Frame 1 (no input): blank canvas, image omitted
Frame 60 (no input): blank canvas, image omitted
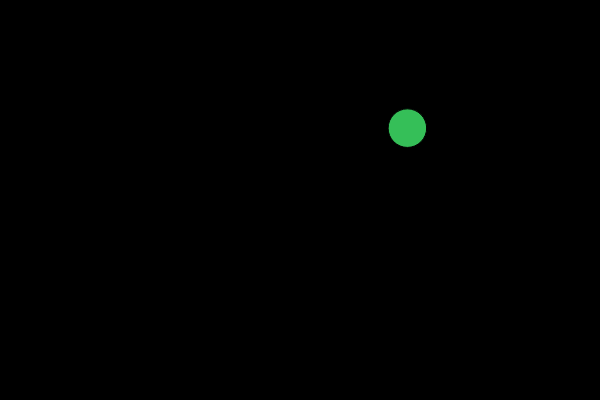
Frame 120 (the mouse pressed at the canvas centre since frame 60)

The p5.js sketch whose frames 1 and 60 were blank and that drew this single picture after the mouse press (run headless with seeded random() and noise() and a simulated clock; from frame 60 on, the mouse is pressed at the canvas centre):

// p5.js sketch
// ── sketch.js
var array = [];

function setup() {
  createCanvas(600, 400);
  background(0);
}

function draw() {
  background(0);
  for (let i = 0; i < array.length; i++) {
    for (let j = i + 1; j < array.length; j++) {
      array[i].statue(array[j]);
    }
    fill(array[i].color[0], array[i].color[1], array[i].color[2]);
    circle(array[i].x, array[i].y, array[i].r);
    array[i].move();
  }
}

class Circle {
  constructor() {
    this.x = mouseX;
    this.y = mouseY;
    this.r = random(10, 50);
    (this.color = [random(255), random(255), random(255)]),
      (this.maxHeight = this.y);
    this.updateYPositive = true;
    this.upX = random(6) - 3;
    this.upY = random(6) - 3;
  }
  move() {
    this.x += this.upX;
    this.y += this.upY;
    if (this.x < 0 || this.x > width) {
      this.upX = -this.upX;
      this.x += this.upX;
    }
    if (this.y < 0 || this.y > height) {
      this.upY = -this.upY;
      this.y += this.upY;
    }
  }
  intersect(other) {
    var distance = dist(this.x, this.y, other.x, other.y);
    return distance <= (this.r + other.r) / 2;
  }
  statue(other) {
    if (!other || this.intersect(other)) {
      this.upX = 0;
      this.upY = 0;
      this.color = [100, 100, 100];
      if (other) other.statue();
    }
  }
}

function mousePressed() {
  array.push(new Circle());
}
